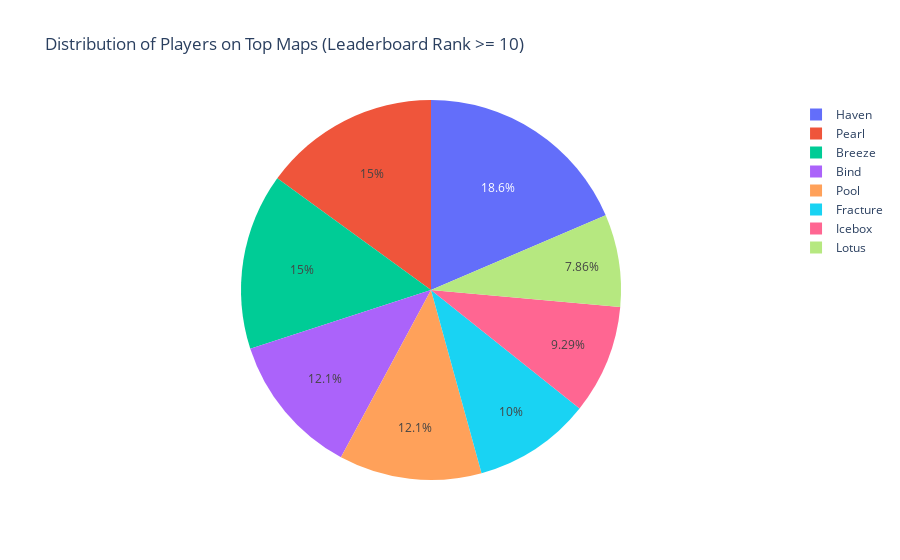

Notebook cell for this chart:
### Code cell
import plotly.express as px
fig = px.pie(df4, names='MapName', values='NumPlayers', title='Distribution of Players on Top Maps (Leaderboard Rank >= 10)',
             labels={'NumPlayers': 'Number of Players'})
fig.show()

### Figure 1 — Plotly figure (JSON) as saved in the notebook; plotly's stock layout.template omitted (floating-point values rounded to 4 significant figures)
{"data": [{"domain": {"x": [0, 1], "y": [0, 1]}, "hovertemplate": "MapName=%{label}<br>Number of Players=%{value}<extra></extra>", "labels": ["Haven", "Pearl", "Breeze", "Bind", "Pool", "Fracture", "Icebox", "Lotus"], "legendgroup": "", "name": "", "showlegend": true, "type": "pie", "values": [26, 21, 21, 17, 17, 14, 13, 11]}], "layout": {"legend": {"tracegroupgap": 0}, "title": {"text": "Distribution of Players on Top Maps (Leaderboard Rank >= 10)"}}}
